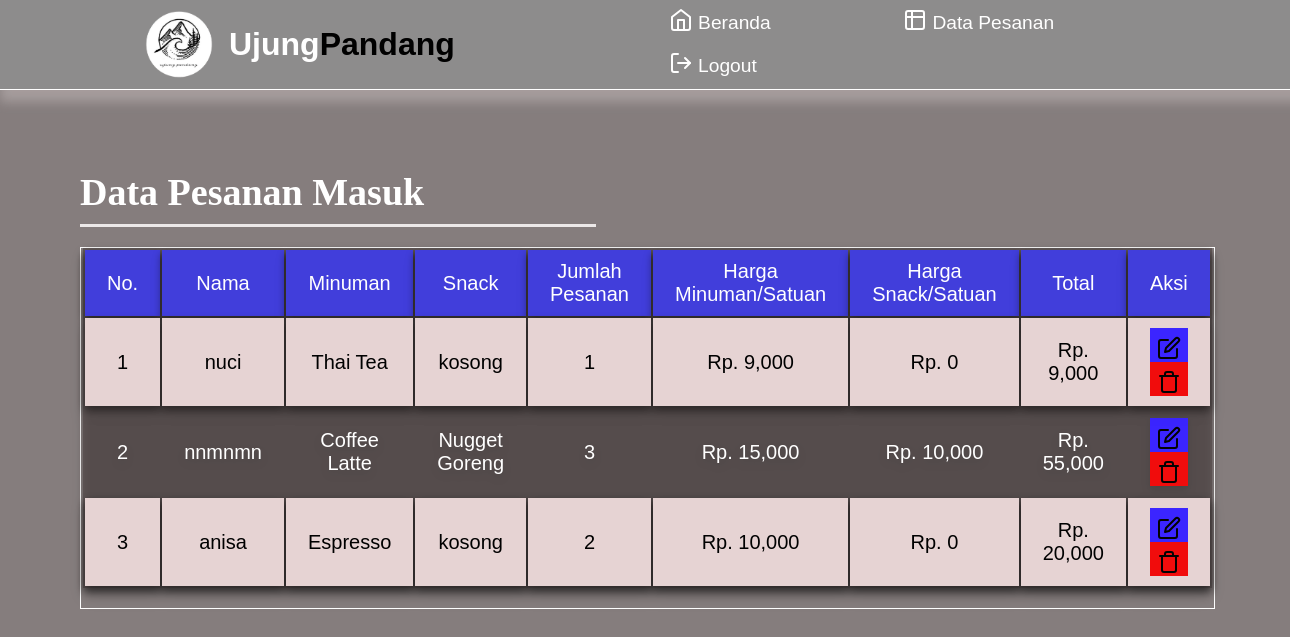
The app's page /data.php with its own data.
### tables this page shows
CREATE TABLE `pesanan` (
  `id` int(11) NOT NULL,
  `nama` varchar(200) NOT NULL,
  `minuman` varchar(100) NOT NULL,
  `snack` varchar(100) NOT NULL,
  `jumlah_pesanan` int(10) NOT NULL,
  `harga_minuman` varchar(100) NOT NULL,
  `harga_snack` varchar(110) NOT NULL,
  `total` varchar(100) NOT NULL
);

### koneksi.php (called while the page is built, shortened)
<?php
$host       = "localhost";
$user       = "root";
$pass       = "";
$db         = "ujungpandang";
$koneksi    = mysqli_connect($host,$user,$pass,$db);
function query($query){
  global $koneksi;
  $result = mysqli_query($koneksi, $query);
  $rows = [];
  while( $row = mysqli_fetch_assoc($result) ) {
    $rows[]=$row;
  }
  return $rows;
}
?>

### data.php (the view, shortened to what this page needs)
<?php
include('koneksi.php');
include ('navbaradmin.php');
$data = query("SELECT * FROM pesanan");
?>
<!DOCTYPE html>
<html lang="en">
<head>
    <link rel="stylesheet" href="css/data.css">
</head>
<body>
<div class="title">
    <h1>Data Pesanan Masuk</h1>
</div>
<div class="garis">
</div>
    <div class="table">
    <table>
        <tr>
            <th>No.</th>
            <th>Nama</th>
            <th>Minuman</th>
            <th>Snack</th>
            <th>Jumlah Pesanan</th>
            <th>Harga Minuman/Satuan</th>
            <th>Harga Snack/Satuan</th>
            <th>Total</th>
            <th class="aksi">Aksi</th>
        </tr>
        <?php $i = 1; ?>
        <?php foreach ($data as $row) : ?>
        <tr>
            <td><?= $i ?></td>
            <td><?= $row['nama']; ?></td>
            <td><?= $row['minuman']; ?></td>
            <td><?= $row['snack']; ?></td>
            <td><?= $row['jumlah_pesanan']; ?></td>
            <td><?= $row['harga_minuman']; ?></td>
            <td><?= $row['harga_snack']; ?></td>
            <td><?= $row['total']; ?></td>
            <td>
                <a class="edit" href="editform.php?id=<?= $row["id"]; ?>"onclick="return confirm('yakin?');"> <i data-feather="edit"></i></a>
                <a class="hapus" href="hapus.php?id=<?= $row["id"]; ?>" onclick="return confirm('yakin?');"><i data-feather="trash"></i></a>
            </td>
        </tr>
        <?php $i++ ?>
        <?php endforeach; ?>
    </table>
    </div>
</body>
</html>

### navbaradmin.php (shortened to what this page needs)
<!DOCTYPE html>
<html lang="en">
  <head>
    <link rel="stylesheet" href="css/navbaradmin.css">
  </head>
  <body>
    <nav class="navbar">
    <img src="gambar/WhatsApp_Image_2023-06-18_at_20.04.05-removebg-preview.png" class="logo image" style="width: 100px; height: 50;">
      <a class="navbar-logo">Ujung<span>Pandang</span></a>
      <div class="navbar-nav">
        <a href="berandaAdmin.php"><i data-feather="home"></i> Beranda</a>
        <a href="data.php"><i data-feather="table"></i> Data Pesanan</a>
        <a href="berandauser.php"><i data-feather="log-out"></i> Logout</a>
      </div>
    </nav>
  </body>
</html>

### css/navbaradmin.css (style rules this page uses)
:root { --primary: #0da17c; --bg: #fdf6f6; }
* { margin: 0; padding: 0; box-sizing: border-box; outline: none; border: none; text-decoration: none; }
html { scroll-behavior: smooth; }
body { font-family: "Poppins", sans-serif; background-color: var(--bg); color: #0dd1b0; }
.navbar { display: flex; justify-content: space-between; align-items: center; padding: 0.1rem 10%; background-color: rgba(143, 143, 143, 0.856); border-bottom: 1px solid #ffffff; box-shadow: 10px 2px 10px 10px #a59c9c; position: fixed; top: 0; left: 0; right: 0; z-index: 9999; }
.navbar .navbar-logo { font-size: 2rem; font-weight: 700; color: #ffffff; }
.navbar .navbar-logo span { color: #000000; }
.navbar .navbar-nav a { position: relative; right: -150px; color: #fff; display: inline-block; font-size: 1.2rem; margin: 0 4rem; margin-top: 3px; }
.feather { position: relative; top: 3px; }
.navbar .navbar-nav a::after { content: ""; display: block; padding-bottom: 0.5rem; border-bottom: 0.2rem solid white; transform: scaleX(0); transition: 0.2s linear; }

### css/data.css (style rules this page uses)
body { background-color: #857d7d; }
.title h1 { position: relative; top: 170px; left: 80px; font-family: "Times New Roman", Times, serif; color: #ffffff; font-size: 38px; }
.garis { border-bottom: 3px solid #ece8e8; position: relative; top: 180px; left: 80px; width: 40%; }
table { position: relative; bottom: 10px; right: 20px; font-size: 20px; background-color: #4d434394; border: #ffffff; filter: drop-shadow(0px 4px 4px rgba(0, 0, 0, 0.25)) drop-shadow(0px 4px 4px rgba(0, 0, 0, 0.25)); }
.table { position: relative; font-size: 12px; left: 80px; top: 200px; font-family: sans-serif; color: #ffffff; border-collapse: collapse; width: 88%; border-style: dashed; border: 1px solid #ffffff; }
.table tr th { background: #413edb; color: #ffffff; font-weight: normal; filter: drop-shadow(0px 4px 4px rgba(0, 0, 0, 0.25)) drop-shadow(0px 4px 4px rgba(0, 0, 0, 0.25)); }
.table, th, td { padding: 10px 22px; text-align: center; }
.table tr:nth-child(even) { background-color: #e6d3d3; color: black; filter: drop-shadow(0px 4px 4px rgba(0, 0, 0, 0.25)) drop-shadow(0px 4px 4px rgba(0, 0, 0, 0.25)); }
:root { --primary: #ffffff; --bg: #000000; }
.hapus, .edit { display: inline-flex; text-align: right; text-decoration: none; color: #030303; padding: 5px 7px; }
.hapus { background-color: #f10c0c; }
.edit { background-color: rgb(59, 37, 255); }

### records on screen
pesanan: nama "nuci", minuman "Thai Tea", snack "kosong", jumlah_pesanan "1", harga_minuman "Rp. 9,000", harga_snack "Rp. 0", total "Rp. 9,000"
pesanan: nama "nnmnmn", minuman "Coffee Latte", snack "Nugget Goreng", jumlah_pesanan "3", harga_minuman "Rp. 15,000", harga_snack "Rp. 10,000", total "Rp. 55,000"
pesanan: nama "anisa", minuman "Espresso", snack "kosong", jumlah_pesanan "2", harga_minuman "Rp. 10,000", harga_snack "Rp. 0", total "Rp. 20,000"
